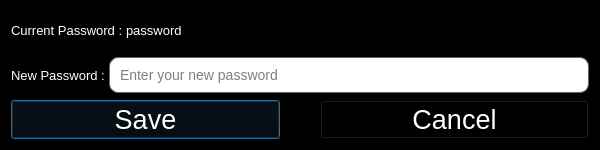
<?xml version="1.0" encoding="UTF-8"?>
<ui version="4.0">
 <class>Dialog</class>
 <widget class="QDialog" name="Dialog">
  <property name="geometry">
   <rect>
    <x>0</x>
    <y>0</y>
    <width>600</width>
    <height>150</height>
   </rect>
  </property>
  <property name="maximumSize">
   <size>
    <width>600</width>
    <height>150</height>
   </size>
  </property>
  <property name="windowTitle">
   <string>Dialog</string>
  </property>
  <property name="styleSheet">
   <string notr="true">background-color:black;</string>
  </property>
  <layout class="QVBoxLayout" name="verticalLayout">
   <item>
    <layout class="QHBoxLayout" name="currentpassword">
     <item>
      <widget class="QWidget" name="currentpasswordwidget" native="true">
       <layout class="QHBoxLayout" name="horizontalLayout" stretch="1,0,0">
        <property name="spacing">
         <number>0</number>
        </property>
        <property name="leftMargin">
         <number>0</number>
        </property>
        <property name="topMargin">
         <number>0</number>
        </property>
        <property name="rightMargin">
         <number>0</number>
        </property>
        <property name="bottomMargin">
         <number>0</number>
        </property>
        <item>
         <widget class="QLabel" name="currentpassword_title">
          <property name="styleSheet">
           <string notr="true">font:10pt;
color:white;</string>
          </property>
          <property name="text">
           <string>Current Password : </string>
          </property>
         </widget>
        </item>
        <item>
         <widget class="QLabel" name="password_exist">
          <property name="styleSheet">
           <string notr="true">font:10pt;
color:white;
</string>
          </property>
          <property name="text">
           <string>password</string>
          </property>
         </widget>
        </item>
        <item>
         <spacer name="horizontalSpacer">
          <property name="orientation">
           <enum>Qt::Horizontal</enum>
          </property>
          <property name="sizeHint" stdset="0">
           <size>
            <width>485</width>
            <height>20</height>
           </size>
          </property>
         </spacer>
        </item>
       </layout>
      </widget>
     </item>
    </layout>
   </item>
   <item>
    <layout class="QHBoxLayout" name="newpassword">
     <item>
      <widget class="QWidget" name="newpasswordwidget" native="true">
       <layout class="QHBoxLayout" name="horizontalLayout_2" stretch="0,0">
        <property name="spacing">
         <number>0</number>
        </property>
        <property name="leftMargin">
         <number>0</number>
        </property>
        <property name="topMargin">
         <number>0</number>
        </property>
        <property name="rightMargin">
         <number>0</number>
        </property>
        <property name="bottomMargin">
         <number>0</number>
        </property>
        <item>
         <widget class="QLabel" name="newpassword_title">
          <property name="styleSheet">
           <string notr="true">font:10pt;
color:white;</string>
          </property>
          <property name="text">
           <string>New Password : </string>
          </property>
         </widget>
        </item>
        <item>
         <widget class="QLineEdit" name="password_input">
          <property name="styleSheet">
           <string notr="true">background-color: #ffffff;
color: #000000;             
border: 1px solid #666666;     
border-radius:9px;
padding: 8px;
font-size: 14px;</string>
          </property>
          <property name="placeholderText">
           <string>Enter your new password</string>
          </property>
         </widget>
        </item>
       </layout>
      </widget>
     </item>
    </layout>
   </item>
   <item>
    <layout class="QHBoxLayout" name="buttonlayout">
     <property name="spacing">
      <number>40</number>
     </property>
     <item>
      <widget class="QPushButton" name="savebutton_password">
       <property name="styleSheet">
        <string notr="true">color:white;
font:20pt;</string>
       </property>
       <property name="text">
        <string>Save</string>
       </property>
      </widget>
     </item>
     <item>
      <widget class="QPushButton" name="cancelbutton_password">
       <property name="styleSheet">
        <string notr="true">color:white;
font:20pt;</string>
       </property>
       <property name="text">
        <string>Cancel</string>
       </property>
      </widget>
     </item>
    </layout>
   </item>
  </layout>
 </widget>
 <resources/>
 <connections/>
</ui>
